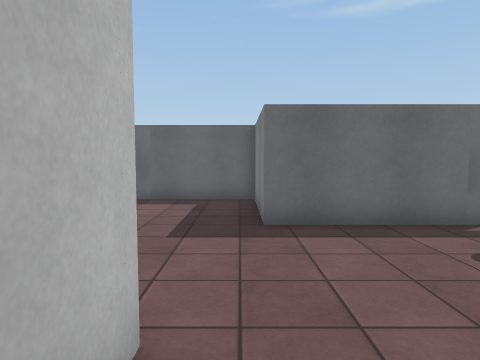
[1] (above)

18 first-person views from a walk through a 3-D level made in the Unity game engine. The camera is 1.4 m above the floor, tilts 4° down and sees 75° across. Doors are open. The floor is counted in squares, 1 m on a side. Each view is taken from the middle of a square. On the plan, view 1 faces up. The plan holds only what a view shows up to about 14 squares ahead; the rest is blank. Some animated figures are left out. Surface patterns are stand-ins for the level's own textures.

[2]
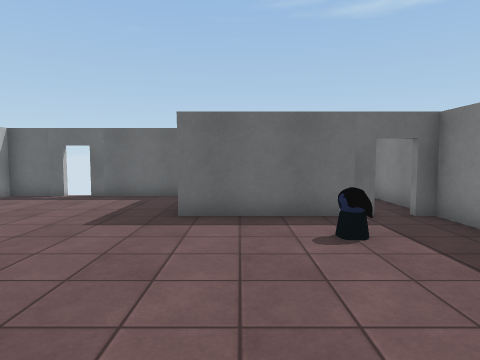

[3]
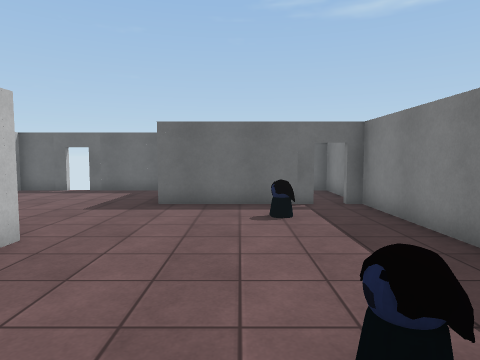

[4]
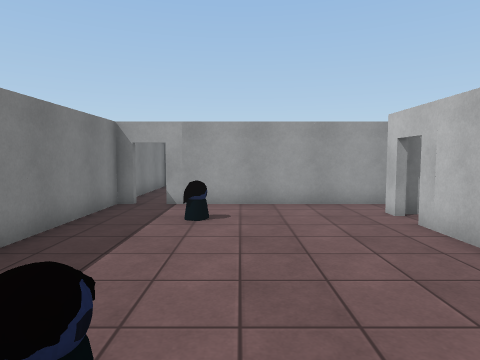

[5]
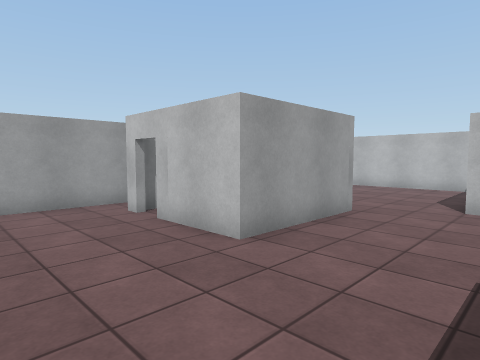

[6]
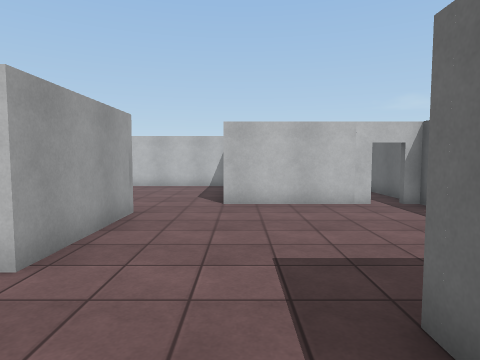

[7]
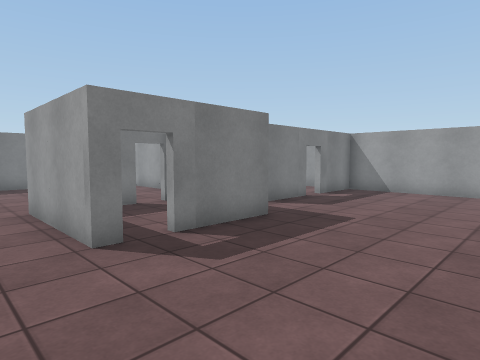

[8]
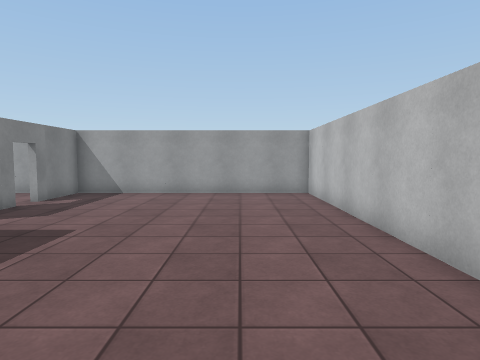

[9]
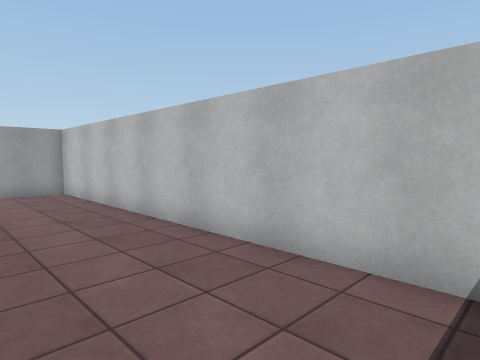

[10]
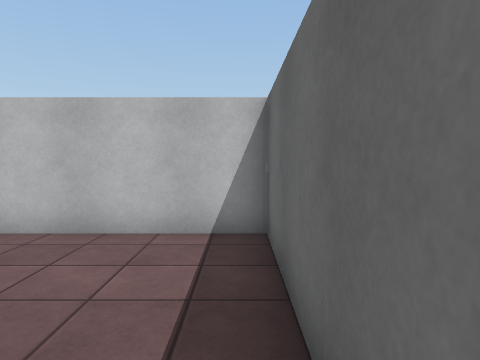

[11]
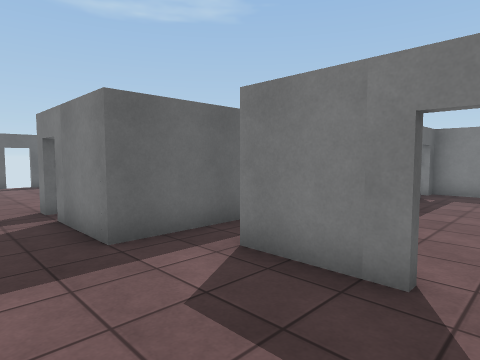

[12]
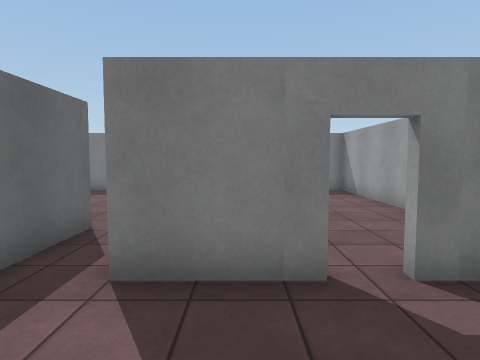

[13]
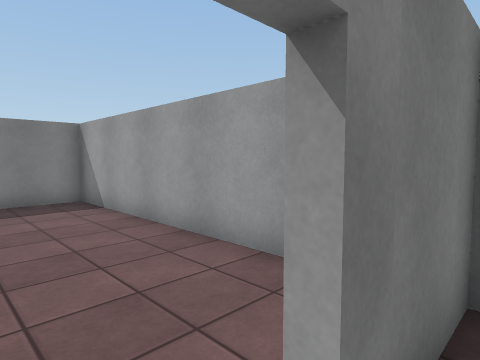

[14]
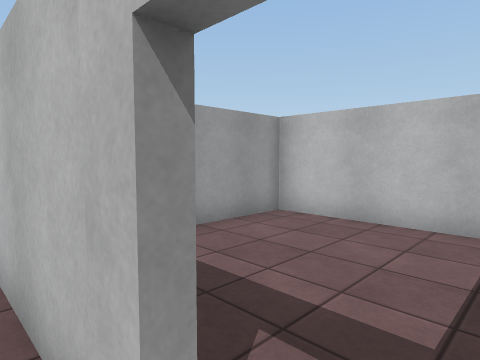

[15]
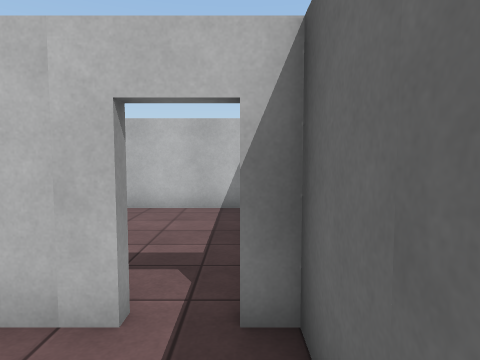

[16]
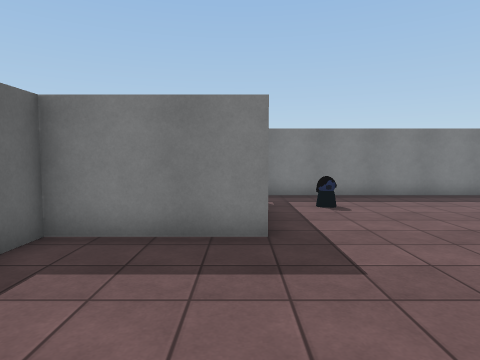

[17]
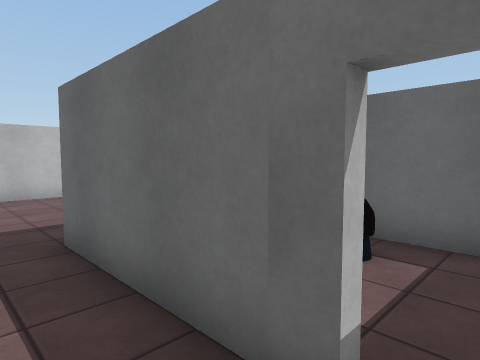

[18]
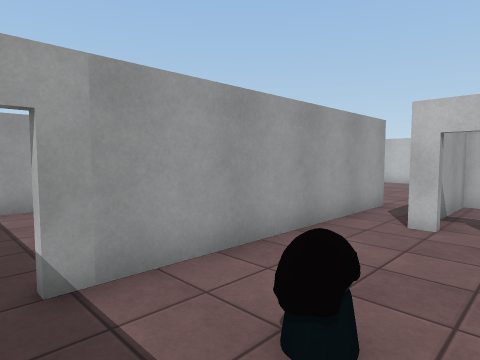

### Floor plan
Points are (right, up) in squares from view 1. A wall is a line through its corners. A room is listed if a view was taken in it or the views show most of it. See-through windows are left out.
Room 1 (views 1, 2, 3, 4, 5, 6, 14, 15, 16, 17, 18)
walls: (-5, 2.3) (-0.8, 2.3) (-0.8, -0.5); (-0.8, -1.4) (-0.8, -2); (5.4, 6.5) (0.5, 6.5) (0.5, 10.5) (-3.5, 10.5); (-0.5, -3.5) (5.2, -3.5); (-4.4, 10.5) (-6.5, 10.5) (-6.5, 10); (-6.5, 9.1) (-6.5, 4.5); (6.1, -3.5) (6.8, -3.5) (6.8, 6.5) (6.2, 6.5)
ways out: opening at (-6, 3.3) to room 2; opening at (-1, -3) to room 2; gap at (5.5, -4) to room 3; open door at (-7, 9.5) to room 4; open door at (-1, -1) to room 5; open door at (-4, 11); open door at (5.5, 7)
objects: other object (4, -1); other object (4, 4) to (4, 5)
Room 2 (views 7, 8, 9, 10, 11, 12, 13)
walls: (-3.5, -6.1) (-3.5, -3.5) (-0.5, -3.5); (-5, 1.6) (-5, 2.3); (-0.8, -2) (-5, -2) (-5, 0.8); (-7.6, 4.5) (-12.8, 4.5) (-12.8, -9.5) (-3.5, -9.5) (-3.5, -7)
ways out: opening at (-6, 3.3) to room 1; opening at (-1, -3) to room 1; open door at (-3, -6.5) to room 3; open door at (-5, 1.5) to room 5
Room 3 (no view inside)
walls: (-1.6, -9.5) (6.8, -9.5) (6.8, -3.8)
ways out: gap at (5.5, -4) to room 1; open door at (-3, -6.5) to room 2
Room 4 (no view inside)
walls: (-12.8, 10) (-12.8, 4.8) (-9.9, 4.8); (-7.6, 10.5) (-10.1, 10.5)
ways out: open door at (-7, 9.5) to room 1
Room 5 (no view inside)
walls: (-1, -0.6) (-1, 0); (-4.9, -1.7) (-1.1, -1.7)
ways out: open door at (-1, -1) to room 1; open door at (-5, 1.5) to room 2

Where each view was taken, in squares from view 1:
view 1: 0 up, 0 right, facing up
view 2: 1 down, 2 right, facing up
view 3: 3 down, 3 right, facing up
view 4: 6 up, 3 right, facing down
view 5: 6 up, 3 right, facing down-left
view 6: 5 up, 3 right, facing left
view 7: 4 up, 10 left, facing down-right
view 8: 3 up, 10 left, facing down
view 9: 4 up, 9 left, facing down-left
view 10: 4 up, 7 left, facing left
view 11: 7 down, 7 left, facing up-right
view 12: 5 down, 7 left, facing right
view 13: 6 down, 4 left, facing down-right
view 14: 10 up, 6 left, facing down-left
view 15: 10 up, 4 left, facing left
view 16: 7 up, 5 left, facing right
view 17: 5 up, 6 right, facing up-left
view 18: 0 up, 6 right, facing down-left
